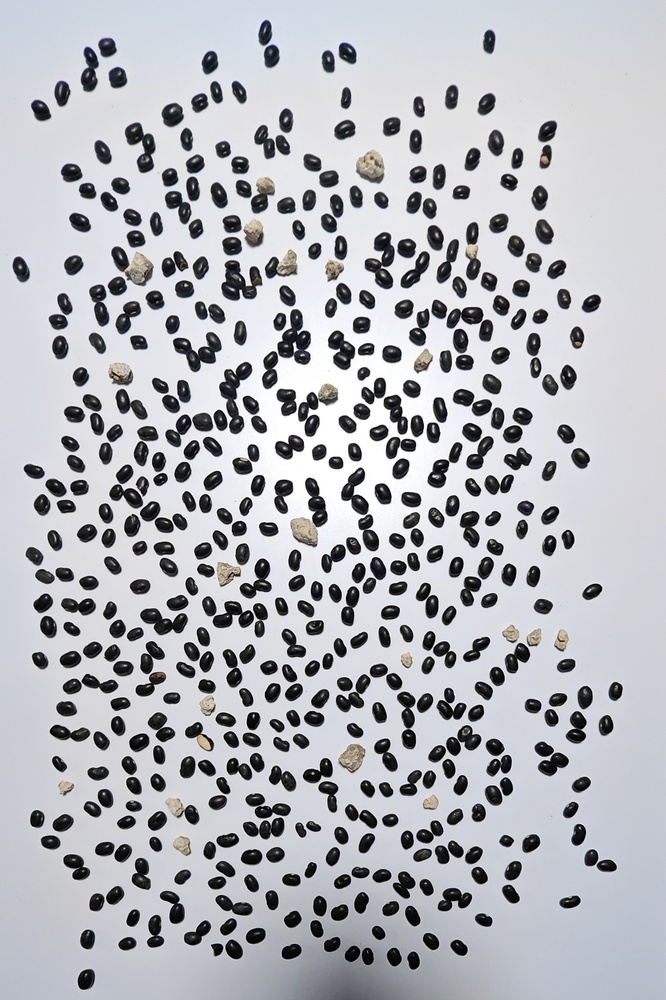
#> input picture img/valio.jpg, 666 x 1000 px, shrunk from 1869 x 2807 before the run, found by its file name
$ python proyecto.py   (older library calls are emulated)
#> lines starting #> are read from the running program, lines starting #| are printed output that depends on the picture; after the words box and inside, x2 and y2 are one past the last pixel; in counts of white or black regions, pixels touching at a corner belong together
import cv2
import numpy as np
import matplotlib.pyplot as plt

def marr_hildreth_fast(image_path, sigma=1.5, threshold=0.005):
    # 1. Cargar imagen en escala de grises
#> called with image_path = 'img/valio.jpg', sigma = 2, threshold = 0.12
    img = cv2.imread(image_path, cv2.IMREAD_GRAYSCALE)
#> img: shape (1000, 666); min 0, max 255, mean 180.5
    if img is None:
        print("No se pudo cargar la imagen. Revisa la ruta.")
        return None, None, None, None

    # Convertir a flotante entre 0 y 1
    img_float = img.astype(np.float32) / 255.0

    # 2. Aplicar Laplaciano de Gaussiano (LoG)
    kernel_size = int(2 * np.ceil(3 * sigma) + 1)
    blur = cv2.GaussianBlur(img_float, (kernel_size, kernel_size), sigma)
    log_img = cv2.Laplacian(blur, cv2.CV_32F)

    # 3. Detección de Cruce por Cero VECTORIZADA
    shift_up    = np.roll(log_img, -1, axis=0)
    shift_down  = np.roll(log_img, 1, axis=0)
    shift_left  = np.roll(log_img, -1, axis=1)
    shift_right = np.roll(log_img, 1, axis=1)

    cross_v = (log_img * shift_up < 0) | (log_img * shift_down < 0)
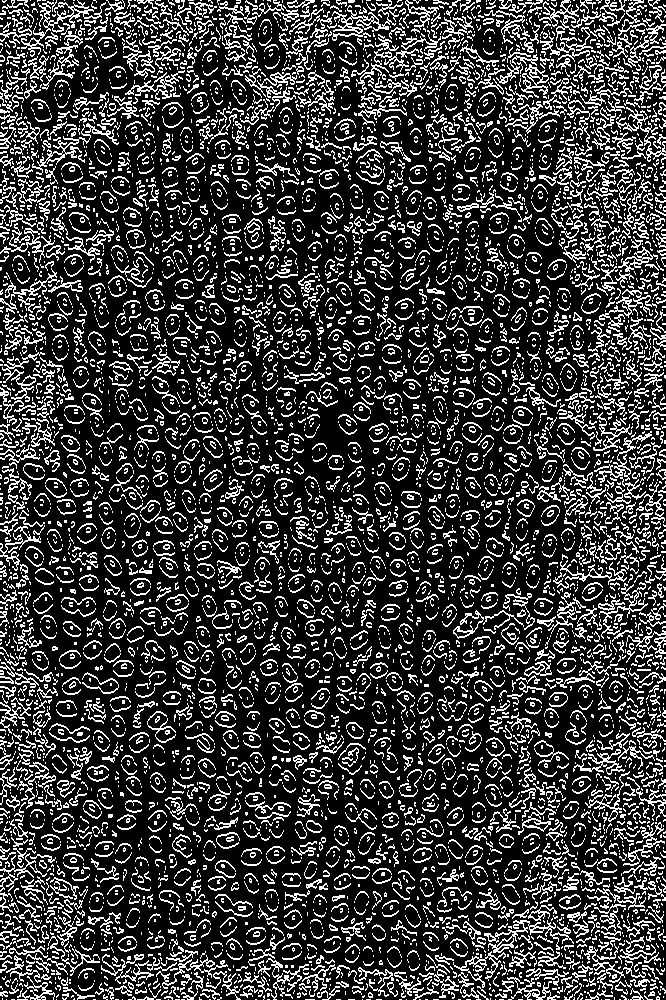
#> cross_v: shape (1000, 666) bool; 22.4% white in thin lines or dots
    cross_h = (log_img * shift_left < 0) | (log_img * shift_right < 0)
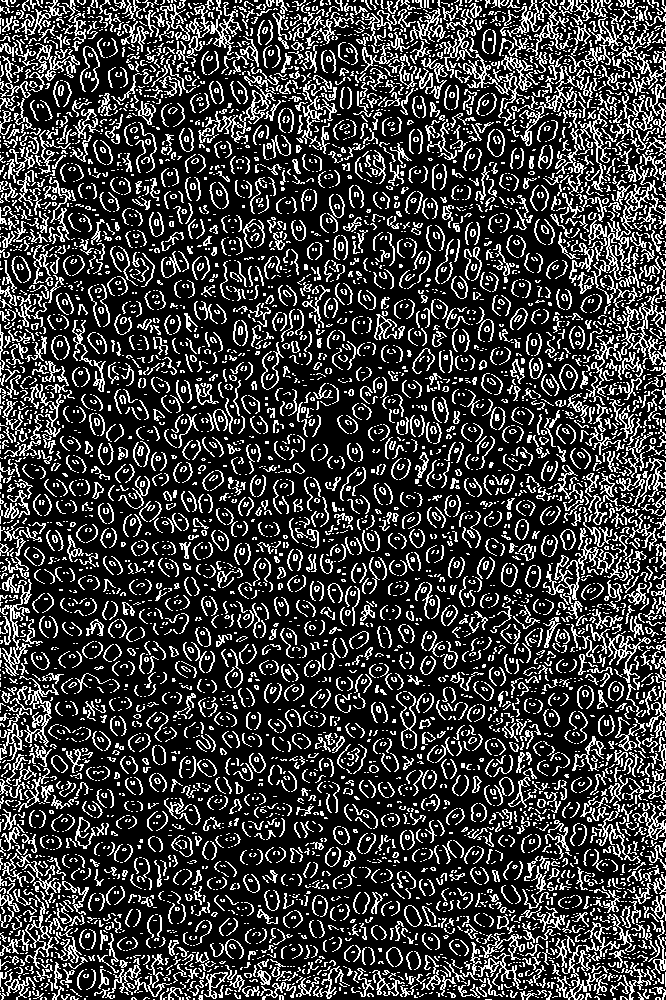
#> cross_h: shape (1000, 666) bool; 23.7% white in thin lines or dots
    zero_crossings = cross_v | cross_h
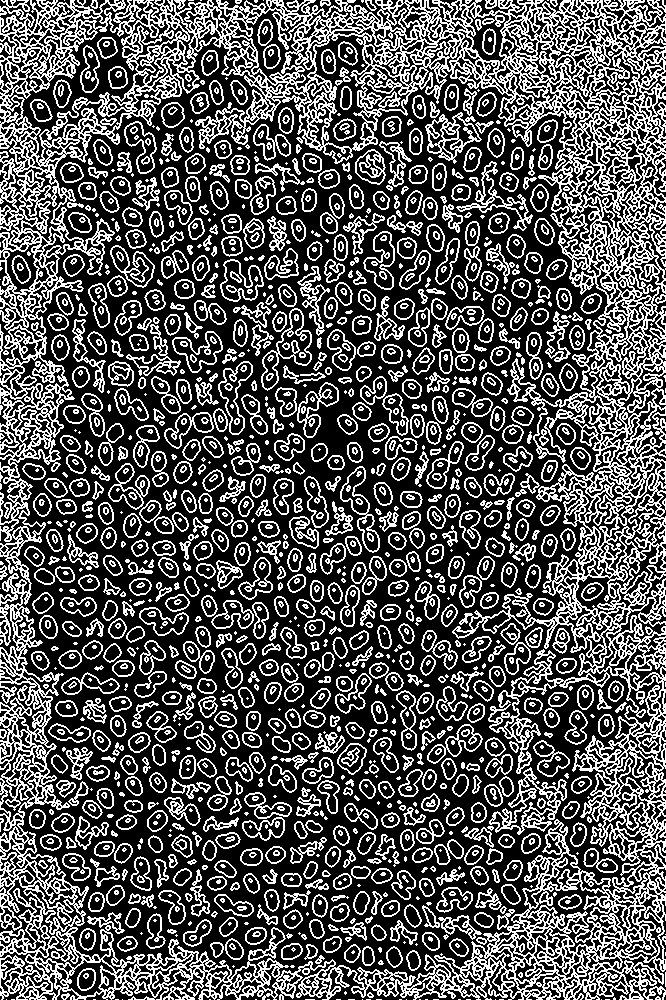
#> zero_crossings: shape (1000, 666) bool; 33% white in thin lines or dots

    kernel_dil = np.ones((3, 3), dtype=np.uint8)
    max_local = cv2.dilate(log_img, kernel_dil)
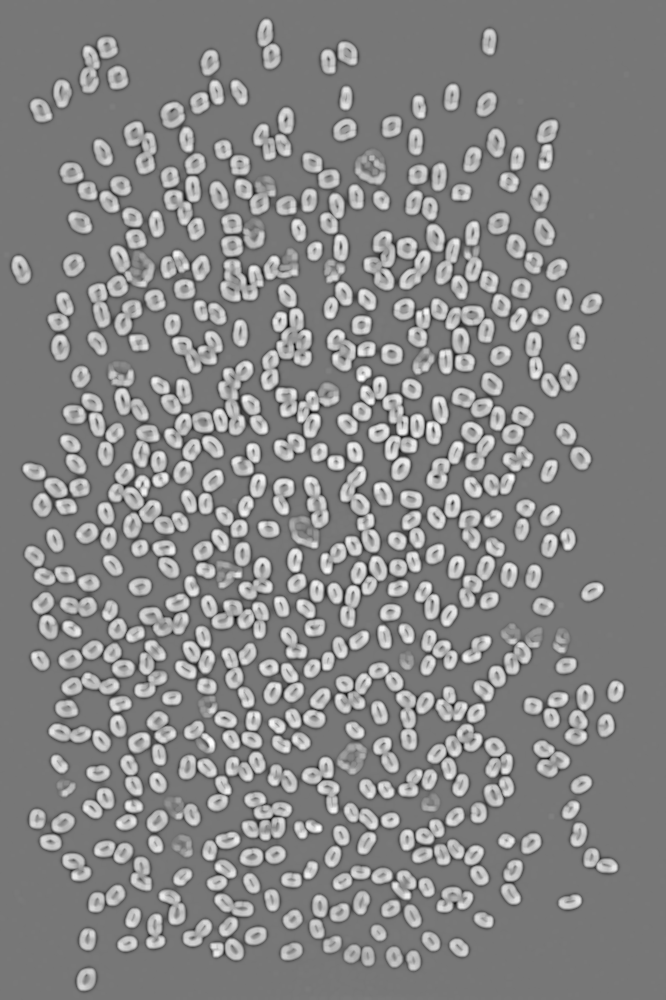
#> max_local: shape (1000, 666) float32; min -0.0809, max 0.092, mean 0.00962; drawn with min black and max white
    min_local = cv2.erode(log_img, kernel_dil)
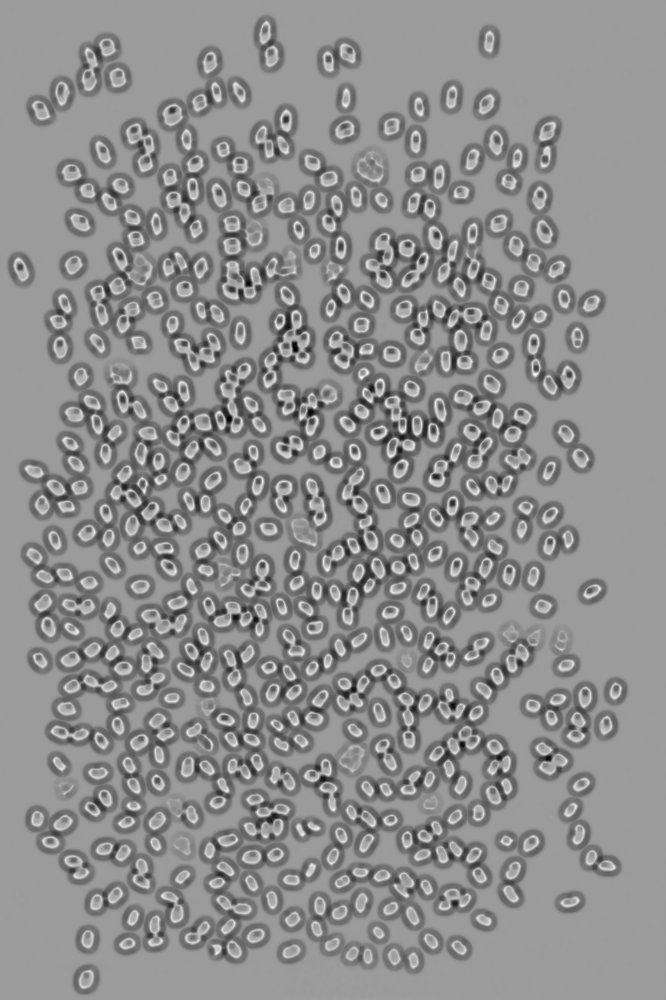
#> min_local: shape (1000, 666) float32; min -0.111, max 0.071, mean -0.00969; drawn with min black and max white
    edge_strength = max_local - min_local
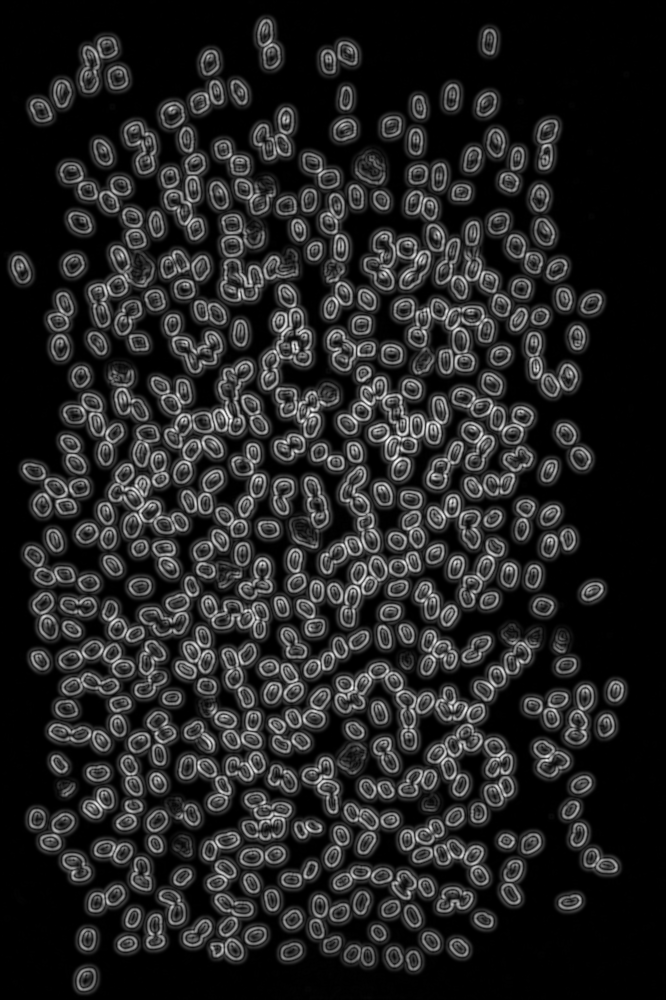
#> edge_strength: shape (1000, 666) float32; min 1.79e-06, max 0.135, mean 0.0193; drawn with min black and max white

    thresh_val = threshold * log_img.max()
#> thresh_val = 0.011

    # El borde final de Marr-Hildreth
    bordes = np.zeros_like(log_img, dtype=np.uint8)
    bordes[(zero_crossings) & (edge_strength > thresh_val)] = 255

    bordes[0:2, :] = 0
    bordes[-2:, :] = 0
    bordes[:, 0:2] = 0
    bordes[:, -2:] = 0

    # =========================================================================
    # NUEVA ETAPA: ELIMINACIÓN DE BORDES MEDIANTE MORFOLOGÍA MATEMÁTICA
    # =========================================================================

    # Cambiamos el kernel a (3, 3) para que tenga el tamaño suficiente para
    # "comerse" los bordes delgados de los frijoles.
    kernel_morf = cv2.getStructuringElement(cv2.MORPH_ELLIPSE, (3, 3))

    # Usamos MORPH_OPEN (Apertura) en lugar de CLOSE.
    # La apertura realiza una erosión (borra los frijoles) seguida de una dilatación
    # (recupera el tamaño de las rocas que sobrevivieron).
    bordes_procesados = cv2.morphologyEx(bordes, cv2.MORPH_OPEN, kernel_morf)

    return img, log_img, bordes, bordes_procesados

# --- Ejecución ---
ruta_imagen = 'img/valio.jpg'

# Ejecutamos el algoritmo
original, log_resultado, bordes, bordes_limpios = marr_hildreth_fast(ruta_imagen, sigma=2.0, threshold=0.12)
#> bordes: shape (1000, 666); 11.4% white in thin lines or dots, all inside (x1, y1, x2, y2) = (11, 19, 624, 994)
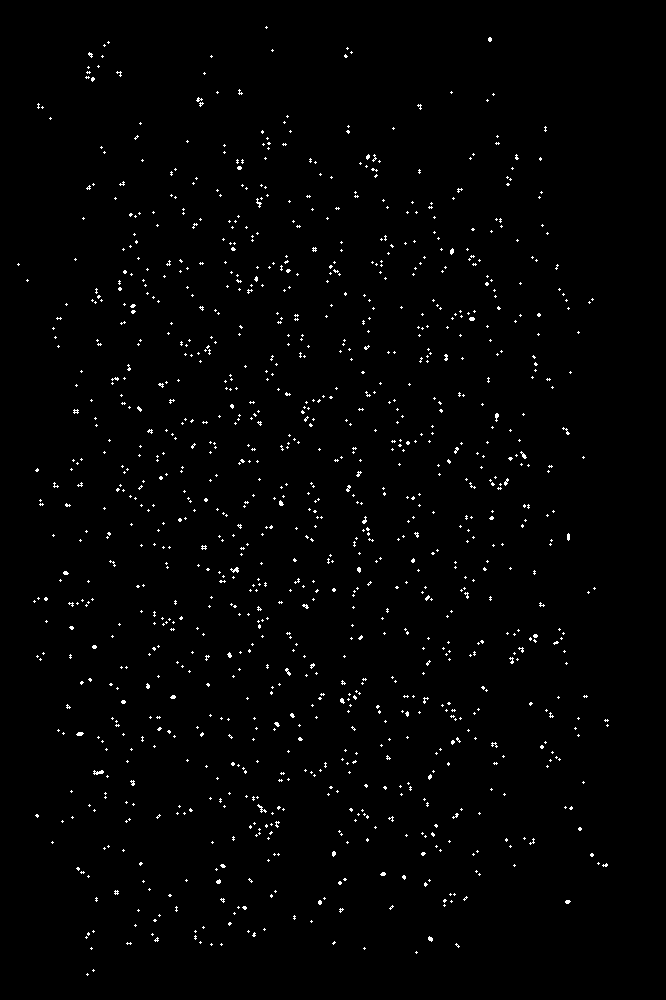
#> bordes_limpios: shape (1000, 666); 1.2% white in thin lines or dots, all inside (x1, y1, x2, y2) = (17, 26, 609, 976)

if bordes is not None:
    # =========================================================================
    # GUARDAR LAS IMÁGENES
    # =========================================================================
    # cv2.imwrite guarda las imágenes en tu disco duro.
    # Si solo pones el nombre del archivo, se guardará en la misma carpeta
    # desde donde estás corriendo este script de Python.
    cv2.imwrite('bordes_marr_hildreth.png', bordes)
    cv2.imwrite('bordes_sin_frijoles.png', bordes_limpios)
    print("¡Las imágenes se han guardado exitosamente!")

    # Graficamos 4 subplots para ver la evolución
    plt.figure(figsize=(15, 4))

    plt.subplot(1, 4, 1)
    plt.title("1. Original")
    plt.imshow(original, cmap='gray')
    plt.axis('off')

    plt.subplot(1, 4, 2)
    plt.title("2. LoG")
    plt.imshow(log_resultado, cmap='jet')
    plt.axis('off')

    plt.subplot(1, 4, 3)
    plt.title("3. Bordes Marr-Hildreth")
    plt.imshow(bordes, cmap='gray')
    plt.axis('off')

    plt.subplot(1, 4, 4)
    plt.title("4. Bordes Eliminados (Apertura)")
    plt.imshow(bordes_limpios, cmap='gray')
    plt.axis('off')

    plt.tight_layout()
    plt.show()

$ run again, with img/beans3.jpg copied over img/valio.jpg
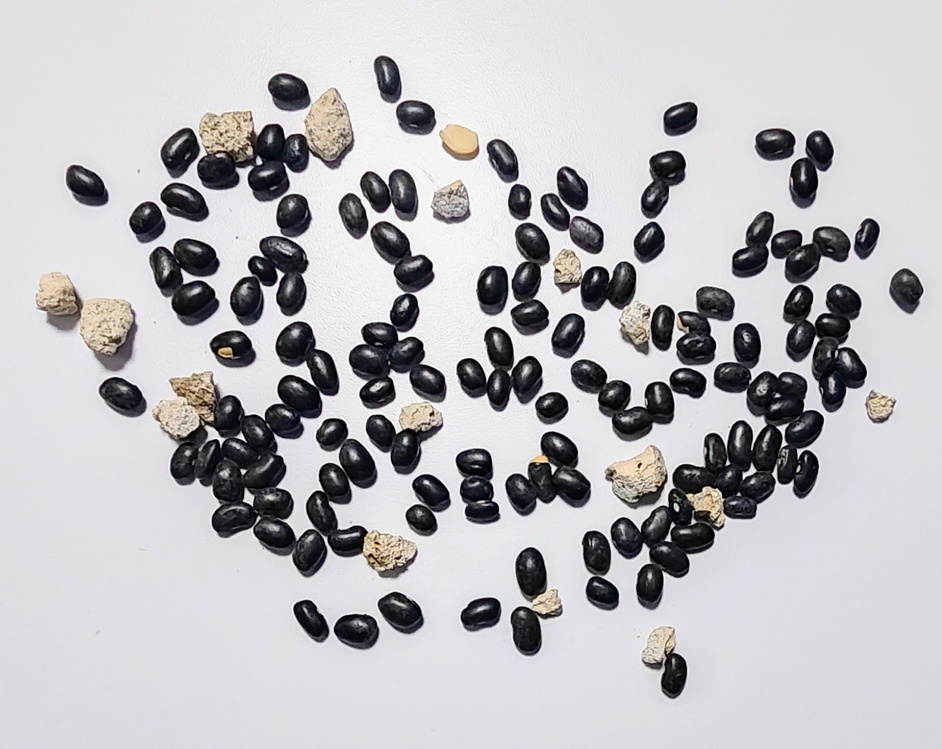
#> input picture img/beans3.jpg, 942 x 749 px, shrunk from 1556 x 1237 before the run, found by its file name
#> in marr_hildreth_fast, `cross_v = (log_img * shift_up < 0) | (log_img * shift_down < 0)`:
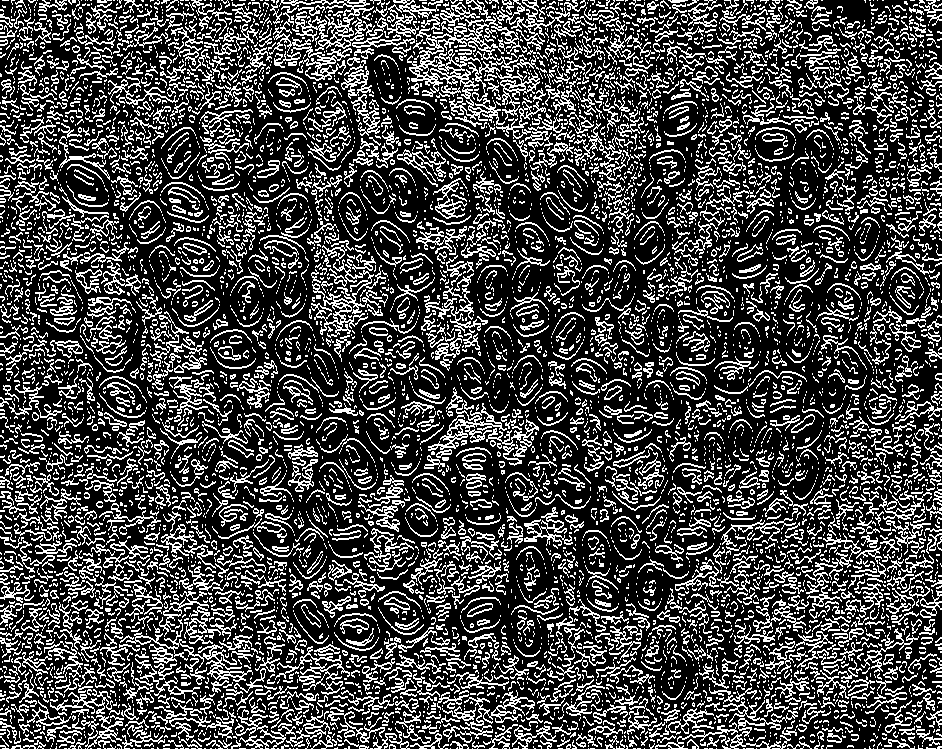
#> cross_v: shape (749, 942) bool; 27.6% white in thin lines or dots
#> cross_h: shape (749, 942) bool; 27% white in thin lines or dots
#> zero_crossings: shape (749, 942) bool; 39.1% white in thin lines or dots
#> thresh_val = 0.0115
#> bordes: shape (749, 942); 8.3% white in thin lines or dots, all inside (x1, y1, x2, y2) = (34, 52, 927, 700)
#> `original, log_resultado, bordes, bordes_limpios = marr_hildreth_fast(r..`:
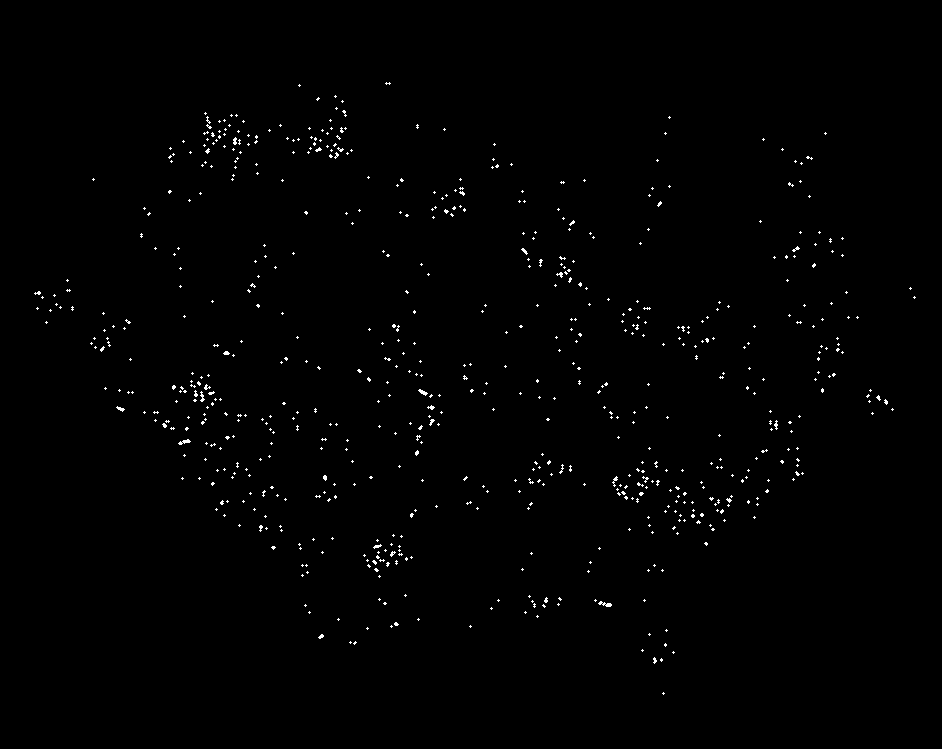
#> bordes_limpios: shape (749, 942); 0.69% white in thin lines or dots, all inside (x1, y1, x2, y2) = (34, 82, 916, 695)
